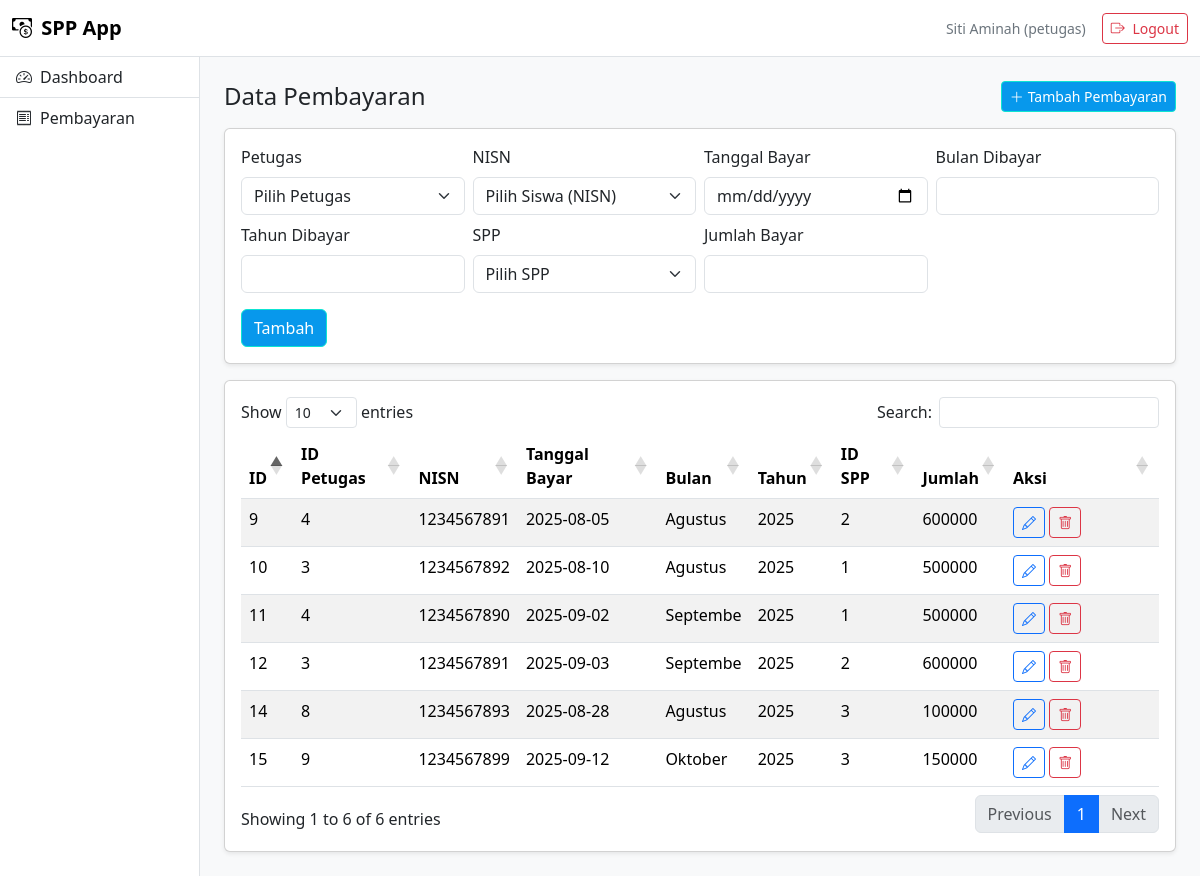
Screenshot of /index.php?page=pembayaran (signed in) with the database file from the repository.
### tables this page shows
CREATE TABLE `pembayaran` (
  `id_pembayaran` int(11) NOT NULL,
  `id_petugas` int(11) DEFAULT NULL,
  `nisn` char(10) DEFAULT NULL,
  `tgl_bayar` date DEFAULT NULL,
  `bulan_dibayar` varchar(8) DEFAULT NULL,
  `tahun_dibayar` varchar(4) DEFAULT NULL,
  `id_spp` int(11) DEFAULT NULL,
  `jumlah_bayar` int(11) DEFAULT NULL
);

### index.php (called while the page is built, shortened)
<?php
include "layouts/head.php";
include "layouts/navbar.php";
include "layouts/sidebar.php";
$page = $_GET['page'] ?? 'dashboard';
include "pages/$page.php";
include "layouts/footer.php";

### pages/pembayaran.php (the view, shortened to what this page needs)
<?php
include __DIR__."/../config/koneksi.php";
?>
<div class="d-flex justify-content-between align-items-center mb-3">
  <h4 class="mb-0">Data Pembayaran</h4>
  <?php if (!isset($_GET['edit'])): ?>
  <a href="#formTambahPembayaran" class="btn btn-primary btn-sm"
     onclick="document.getElementById('formTambahPembayaran').scrollIntoView();return false;">
     <i class="bi bi-plus-lg me-1"></i>Tambah Pembayaran
  </a>
  <?php endif; ?>
</div>
<?php if (isset($_GET['edit'])) { ?>
  <div class="card shadow-sm mb-3">
    <div class="card-body">
      <form method="post">
        <input type="hidden" name="id_pembayaran" value="<?php echo $data_edit['id_pembayaran']; ?>">
        <div class="row g-2">
          <div class="col-md-3"><label class="form-label">ID Petugas</label><input type="number" class="form-control" name="id_petugas" value="<?php echo $data_edit['id_petugas']; ?>" required></div>
          <div class="col-md-3"><label class="form-label">NISN</label><input type="text" class="form-control" name="nisn" value="<?php echo $data_edit['nisn']; ?>" required></div>
          <div class="col-md-3"><label class="form-label">Tanggal Bayar</label><input type="date" class="form-control" name="tgl_bayar" value="<?php echo $data_edit['tgl_bayar']; ?>" required></div>
          <div class="col-md-3"><label class="form-label">Bulan Dibayar</label><input type="text" class="form-control" name="bulan" value="<?php echo $data_edit['bulan_dibayar']; ?>" required></div>
          <div class="col-md-3"><label class="form-label">Tahun Dibayar</label><input type="text" class="form-control" name="tahun" value="<?php echo $data_edit['tahun_dibayar']; ?>" required></div>
          <div class="col-md-3"><label class="form-label">ID SPP</label><input type="number" class="form-control" name="id_spp" value="<?php echo $data_edit['id_spp']; ?>" required></div>
          <div class="col-md-3"><label class="form-label">Jumlah Bayar</label><input type="number" class="form-control" name="jumlah" value="<?php echo $data_edit['jumlah_bayar']; ?>" required></div>
        </div>
        <div class="mt-3">
          <button type="submit" name="update" class="btn btn-primary">Update</button>
          <a class="btn btn-outline-secondary" href="/spp_app/index.php?page=pembayaran">Batal</a>
        </div>
      </form>
    </div>
  </div>
<!-- ======================
 FORM TAMBAH
====================== -->
<?php } else { ?>
  <div class="card shadow-sm mb-3" id="formTambahPembayaran">
    <div class="card-body">
      <form method="post">
        <div class="row g-2">
          <div class="col-md-3">
            <label class="form-label">Petugas</label>
            <select class="form-select" name="id_petugas" required>
              <option value="" disabled selected>Pilih Petugas</option>
            </select>
          </div>
          <div class="col-md-3">
            <label class="form-label">NISN</label>
            <select class="form-select" name="nisn" required>
              <option value="" disabled selected>Pilih Siswa (NISN)</option>
            </select>
          </div>
          <div class="col-md-3"><label class="form-label">Tanggal Bayar</label><input type="date" class="form-control" name="tgl_bayar" required></div>
          <div class="col-md-3"><label class="form-label">Bulan Dibayar</label><input type="text" class="form-control" name="bulan" required></div>
          <div class="col-md-3"><label class="form-label">Tahun Dibayar</label><input type="text" class="form-control" name="tahun" required></div>
          <div class="col-md-3">
            <label class="form-label">SPP</label>
            <select class="form-select" name="id_spp" required>
              <option value="" disabled selected>Pilih SPP</option>
            </select>
          </div>
          <div class="col-md-3"><label class="form-label">Jumlah Bayar</label><input type="number" class="form-control" name="jumlah" required></div>
        </div>
        <div class="mt-3">
          <button type="submit" name="tambah" class="btn btn-primary">Tambah</button>
        </div>
      </form>
    </div>
  </div>
<?php } ?>
<div class="card shadow-sm">
  <div class="card-body">
    <table class="table table-striped datatable">
      <thead>
        <tr>
          <th>ID</th>
          <th>ID Petugas</th>
          <th>NISN</th>
          <th>Tanggal Bayar</th>
          <th>Bulan</th>
          <th>Tahun</th>
          <th>ID SPP</th>
          <th>Jumlah</th>
          <th width="120">Aksi</th>
        </tr>
      </thead>
      <tbody>
      <?php
      $q = mysqli_query($koneksi, "SELECT * FROM pembayaran");
      while ($d = mysqli_fetch_assoc($q)):
      ?>
        <tr>
          <td><?= $d['id_pembayaran'] ?></td>
          <td><?= htmlspecialchars($d['id_petugas']) ?></td>
          <td><?= htmlspecialchars($d['nisn']) ?></td>
          <td><?= htmlspecialchars($d['tgl_bayar']) ?></td>
          <td><?= htmlspecialchars($d['bulan_dibayar']) ?></td>
          <td><?= htmlspecialchars($d['tahun_dibayar']) ?></td>
          <td><?= htmlspecialchars($d['id_spp']) ?></td>
          <td><?= htmlspecialchars($d['jumlah_bayar']) ?></td>
          <td>
            <a class="btn btn-sm btn-outline-primary" href="/spp_app/index.php?page=pembayaran&edit=<?= $d['id_pembayaran'] ?>"><i class="bi bi-pencil"></i></a>
            <a class="btn btn-sm btn-outline-danger" href="/spp_app/index.php?page=pembayaran&hapus=<?= $d['id_pembayaran'] ?>" onclick="return confirm('Hapus data ini?')"><i class="bi bi-trash"></i></a>
          </td>
        </tr>
      <?php endwhile; ?>
      </tbody>
    </table>
  </div>
</div>

### assets/css/style.css (style rules this page uses)
.btn-primary { background:#0798ec; border-color:#0ee4d2; }

### rows the page displays
pembayaran: id_pembayaran "9", id_petugas "4", nisn "1234567891", tgl_bayar "2025-08-05", bulan_dibayar "Agustus", tahun_dibayar "2025", id_spp "2", jumlah_bayar "600000"
pembayaran: id_pembayaran "10", id_petugas "3", nisn "1234567892", tgl_bayar "2025-08-10", bulan_dibayar "Agustus", tahun_dibayar "2025", id_spp "1", jumlah_bayar "500000"
pembayaran: id_pembayaran "11", id_petugas "4", nisn "1234567890", tgl_bayar "2025-09-02", bulan_dibayar "Septembe", tahun_dibayar "2025", id_spp "1", jumlah_bayar "500000"
pembayaran: id_pembayaran "12", id_petugas "3", nisn "1234567891", tgl_bayar "2025-09-03", bulan_dibayar "Septembe", tahun_dibayar "2025", id_spp "2", jumlah_bayar "600000"
pembayaran: id_pembayaran "14", id_petugas "8", nisn "1234567893", tgl_bayar "2025-08-28", bulan_dibayar "Agustus", tahun_dibayar "2025", id_spp "3", jumlah_bayar "100000"
pembayaran: id_pembayaran "15", id_petugas "9", nisn "1234567899", tgl_bayar "2025-09-12", bulan_dibayar "Oktober", tahun_dibayar "2025", id_spp "3", jumlah_bayar "150000"

### other values shown
$_SESSION['nama_petugas'] "Siti Aminah"
$_SESSION['level'] "petugas"
